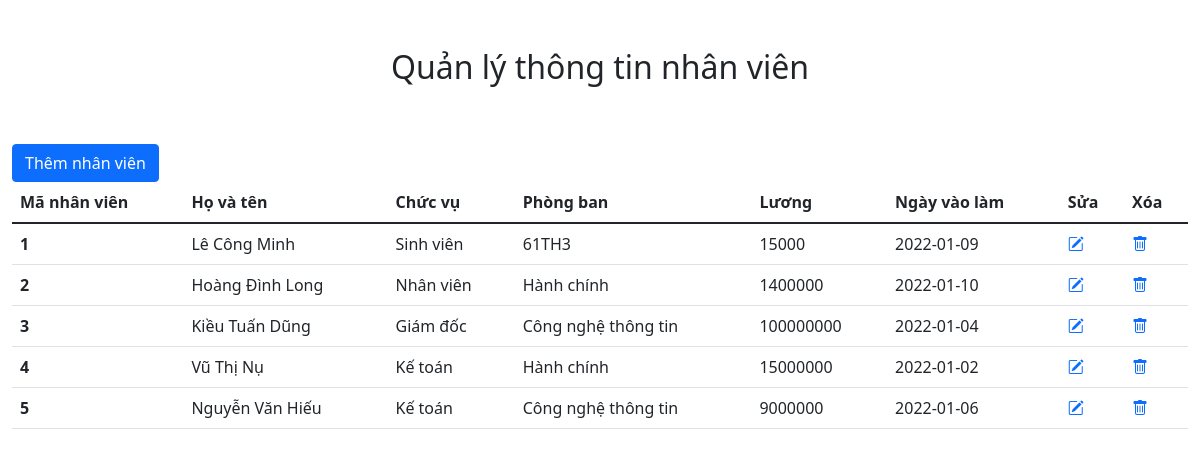
The page / on the database its author committed.
### tables this page shows
CREATE TABLE `nhanvien` (
  `maNV` int(10) UNSIGNED NOT NULL,
  `hovaten` varchar(30) NOT NULL,
  `chucvu` varchar(30) NOT NULL,
  `phongban` varchar(30) NOT NULL,
  `luong` int(15) UNSIGNED NOT NULL,
  `ngayvaolam` date DEFAULT NULL
);

### src/controller/UserController.php (called while the page is built, shortened)
<?php
    require_once 'model/UserModel.php';
    class UserController{
        public function index(){
            $userModel = new UserModel();
            $users = $userModel->getAllUsers();
            require_once 'view/user/index.php';
        }
    }
?>

### src/index.php (called while the page is built, shortened)
<?php
    $action     = isset($_GET['action']) ? $_GET['action'] : 'index';
    $object = new $classController();
    $object->$action();
?>

### src/model/UserModel.php (called while the page is built, shortened)
<?php
    class UserModel{
        public function getAllUsers(){
            $conn = $this->connectDb();
            $sql = "SELECT * FROM nhanvien";
            $result = mysqli_query($conn,$sql);
            $arr_users = [];
            if(mysqli_num_rows($result) > 0){
                $arr_users = mysqli_fetch_all($result, MYSQLI_ASSOC);
            }
            return $arr_users;
        }
        public function connectDb() {
            $connection = mysqli_connect(DB_HOST, DB_USERNAME, DB_PASSWORD, DB_NAME);
            return $connection;
        }
    }
?>

### src/view/user/index.php (the view, shortened to what this page needs)
<!DOCTYPE html>
<html lang="en">
<head>
  <link href="https://cdn.jsdelivr.net/npm/bootstrap@5.1.1/dist/css/bootstrap.min.css" rel="stylesheet">
  <link rel="stylesheet" href="https://cdn.jsdelivr.net/npm/bootstrap-icons@1.3.0/font/bootstrap-icons.css">
</head>
<body>
  <div class="container-fluid">
    <h2 class="text-center mt-5">Quản lý thông tin nhân viên</h2>
    <a href="index.php?controller=user&action=add" class="btn btn-primary" style="margin-top: 50px;">Thêm nhân viên</a>
    <table class="table">
      <thead>
        <tr>
          <th scope="col">Mã nhân viên</th>
          <th scope="col">Họ và tên</th>
          <th scope="col">Chức vụ</th>
          <th scope="col">Phòng ban</th>
          <th scope="col">Lương</th>
          <th scope="col">Ngày vào làm</th>
          <th scope="col">Sửa</th>
          <th scope="col">Xóa</th>
        </tr>
      </thead>
      <tbody>
        <?php
        foreach($users as $user)
        {
          $urlEdit =
              "index.php?controller=user&action=update&maNV=".$user['maNV'];
          $urlDelete =
              "index.php?controller=user&action=delete&maNV=".$user['maNV'];
          echo '<tr>';
            echo "<th scope='row'>{$user['maNV']}</th>";
            echo "<td>{$user['hovaten']}</td>";
            echo "<td>{$user['chucvu']}</td>";
            echo "<td>{$user['phongban']}</td>";
            echo "<td>{$user['luong']}</td>";
            echo "<td>{$user['ngayvaolam']}</td>";
            echo "<td><a href='$urlEdit'><i class='bi bi-pencil-square'></i></a></td>";
            echo "<td><a href='$urlDelete'></i><i class='bi bi-trash'></i></a></td>";
          echo '</tr>';
        }
        ?>
      </tbody>
    </table>
  </div>
</body>
</html>

### rows shown on the page
nhanvien: maNV "1", hovaten "Lê Công Minh", chucvu "Sinh viên", phongban "61TH3", luong "15000", ngayvaolam "2022-01-09"
nhanvien: maNV "2", hovaten "Hoàng Đình Long", chucvu "Nhân viên", phongban "Hành chính", luong "1400000", ngayvaolam "2022-01-10"
nhanvien: maNV "3", hovaten "Kiều Tuấn Dũng", chucvu "Giám đốc", phongban "Công nghệ thông tin", luong "100000000", ngayvaolam "2022-01-04"
nhanvien: maNV "4", hovaten "Vũ Thị Nụ", chucvu "Kế toán", phongban "Hành chính", luong "15000000", ngayvaolam "2022-01-02"
nhanvien: maNV "5", hovaten "Nguyễn Văn Hiếu", chucvu "Kế toán", phongban "Công nghệ thông tin", luong "9000000", ngayvaolam "2022-01-06"
